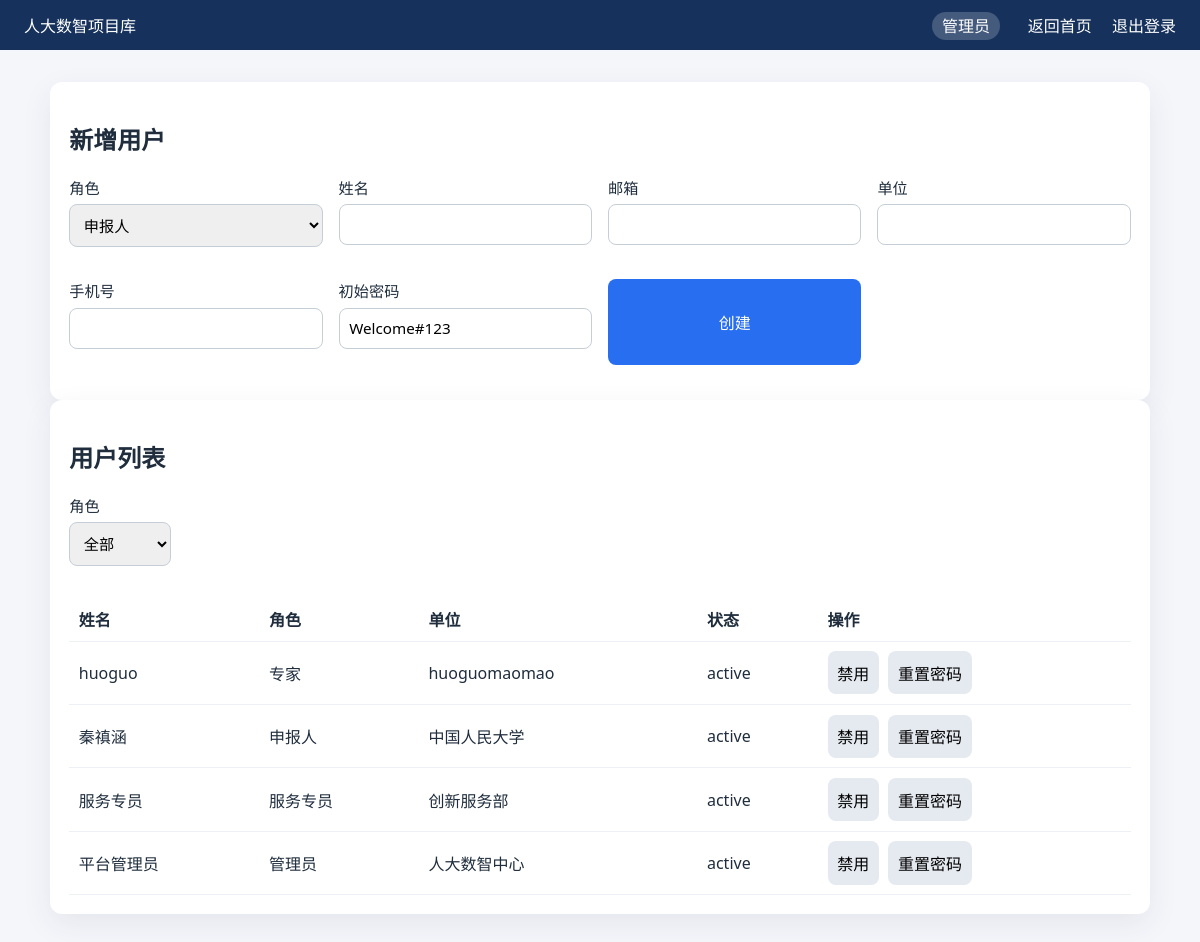
Page /admin/users (signed in) on the committed database.
### app/models/user.py (models this page shows, shortened)
class User(UserMixin, db.Model):
    __tablename__ = "users"
    id = db.Column(db.Integer, primary_key=True)
    role = db.Column(db.String(20), nullable=False)
    name = db.Column(db.String(120), nullable=False)
    email = db.Column(db.String(120), unique=True, nullable=False)
    phone = db.Column(db.String(50))
    organization = db.Column(db.String(120))
    password_hash = db.Column(db.String(255), nullable=False)
    status = db.Column(db.String(20), default="active")
    created_at = db.Column(db.DateTime, default=datetime.utcnow)
    projects = db.relationship("Project", back_populates="applicant", lazy="dynamic")
    reviews = db.relationship("Review", back_populates="expert", lazy="dynamic")
    service_requests = db.relationship(
        "ServiceRequest",
        back_populates="applicant",
        lazy="dynamic",
        foreign_keys="ServiceRequest.applicant_id",
    )
    assigned_services = db.relationship(
        "ServiceRequest",
        back_populates="assigned_staff",
        lazy="dynamic",
        foreign_keys="ServiceRequest.assigned_staff_id",
    )

### app/routes/admin.py (the view, shortened to what this page needs)
@admin_bp.route("/users", methods=["GET", "POST"])
@login_required
def user_management():
    role = request.args.get("role")
    query = User.query
    if role:
        query = query.filter_by(role=role)
    users = query.order_by(User.created_at.desc()).all()
    return render_template("admin/users.html", users=users, role=role)

### app/__init__.py (called while the page is built)
@login_manager.user_loader
def load_user(user_id):
    return User.query.get(int(user_id))

### app/routes/admin.py (called while the page is built)
def ensure_admin():
    if not current_user.is_authenticated:
        return redirect(url_for("auth.login"))
    if current_user.role != "admin":
        abort(403)

@admin_bp.before_request
def admin_guard():
    if request.endpoint and request.endpoint.startswith("admin."):
        return ensure_admin()

### app/templates/admin/users.html (shortened to what this page needs)
{% extends "base.html" %}
{% block content %}
<section class="card">
    <h2>新增用户</h2>
    <form method="post" class="grid">
        <label>角色
            <select name="role" required>
                <option value="applicant">申报人</option>
            </select>
        </label>
        <label>姓名<input name="name" required></label>
        <label>邮箱<input type="email" name="email" required></label>
        <label>单位<input name="organization"></label>
        <label>手机号<input name="phone"></label>
        <label>初始密码<input type="text" name="password" value="Welcome#123"></label>
        <button class="primary" type="submit">创建</button>
    </form>
</section>
<section class="card">
    <h2>用户列表</h2>
    <form method="get" class="inline-form">
        <label>角色
            <select name="role" onchange="this.form.submit()">
                <option value="">全部</option>
            </select>
        </label>
    </form>
    <table>
        <thead><tr><th>姓名</th><th>角色</th><th>单位</th><th>状态</th><th>操作</th></tr></thead>
        <tbody>
            {% for user in users %}
            <tr>
                <td>{{ user.name }}</td>
                <td>{{ roles[user.role] }}</td>
                <td>{{ user.organization or '—' }}</td>
                <td>{{ user.status }}</td>
                <td>
                    <form method="post" class="inline-form">
                        <button name="action" value="disable">禁用</button>
                        <button name="action" value="reset">重置密码</button>
                    </form>
                </td>
            </tr>
            {% else %}
            <tr><td colspan="5">暂无用户</td></tr>
            {% endfor %}
        </tbody>
    </table>
</section>
{% endblock %}

### app/templates/base.html (shortened to what this page needs)
<!doctype html>
<html lang="zh">
<head>
    <link rel="stylesheet" href="{{ url_for('static', filename='css/style.css') }}">
</head>
<body>
    <header class="top-nav">
        <div class="logo">人大数智项目库</div>
        <nav>
            {% if current_user.is_authenticated %}
            <span class="role-badge">{{ roles[current_user.role] }}</span>
            <a href="{{ url_for(role_dashboards[current_user.role]) }}">返回首页</a>
            <a href="{{ url_for('auth.logout') }}">退出登录</a>
            {% endif %}
        </nav>
    </header>
    <main class="container">
        {% block content %}{% endblock %}
    </main>
</body>
</html>

### app/static/css/style.css (style rules this page uses)
:root { font-family: "Segoe UI", Arial, sans-serif; color: #1f2d3d; background: #f5f6fa; }
body { margin: 0; background: #f5f6fa; }
.top-nav { display: flex; justify-content: space-between; align-items: center; padding: 0.8rem 1.5rem; background: #16325c; color: #fff; }
.top-nav a { color: #fff; margin-left: 1rem; text-decoration: none; }
.role-badge { background: rgba(255, 255, 255, 0.2); padding: 0.2rem 0.6rem; border-radius: 999px; margin-right: 0.5rem; }
.container { max-width: 1100px; margin: 2rem auto; padding: 0 1rem; }
.grid { display: grid; grid-template-columns: repeat(auto-fit, minmax(220px, 1fr)); gap: 1rem; margin-bottom: 1rem; }
.card { background: #fff; padding: 1.2rem; border-radius: 12px; box-shadow: 0 10px 30px rgba(22, 50, 92, 0.08); }
form label { display: flex; flex-direction: column; gap: 0.4rem; margin-bottom: 1rem; font-size: 0.95rem; }
input, select, textarea, button { font: inherit; padding: 0.6rem; border-radius: 8px; border: 1px solid #c5ced7; }
button { cursor: pointer; border: none; background: #e5e9f0; }
button.primary, a.primary { background: #276ef1; color: #fff; text-decoration: none; text-align: center; }
a { color: #276ef1; }
table { width: 100%; border-collapse: collapse; margin-top: 1rem; }
th, td { padding: 0.6rem; border-bottom: 1px solid #edf1f7; text-align: left; }
.inline-form { display: flex; gap: 0.6rem; align-items: center; flex-wrap: wrap; }

### rows in the picture
User: role "管理员", name "平台管理员", organization "人大数智中心", status "active"
User: name "huoguo", role "专家", organization "huoguomaomao", status "active"
User: name "秦禛涵", role "申报人", organization "中国人民大学", status "active"
User: name "服务专员", role "服务专员", organization "创新服务部", status "active"
